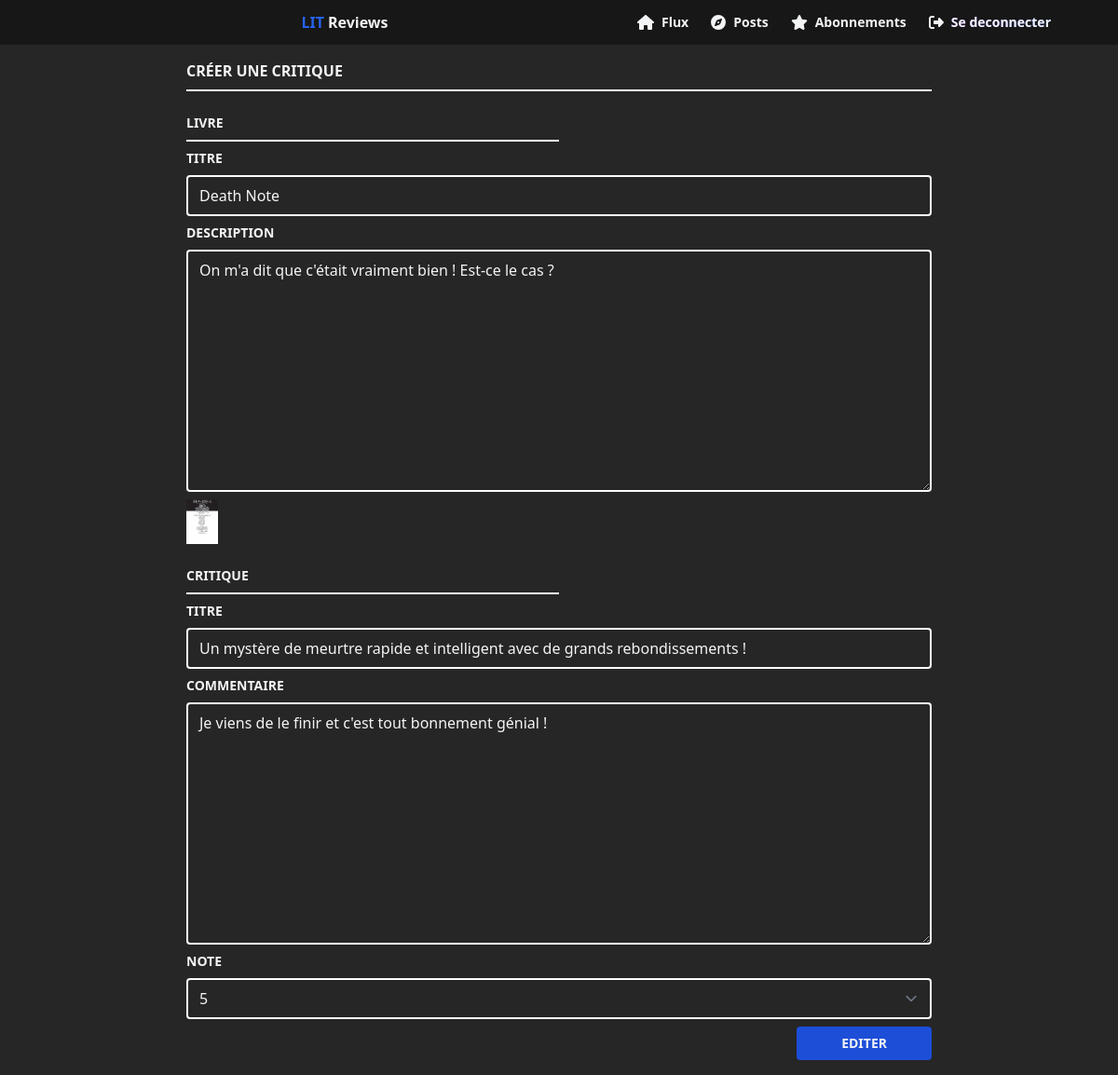
The page /create_review/7 (signed in) on the database its author committed.
### reviews/models/Ticket.py (models this page shows)
class Ticket(models.Model):
    title = models.CharField(max_length=128)
    description = models.TextField(max_length=2048)
    user = models.ForeignKey(
        to=settings.AUTH_USER_MODEL, on_delete=models.CASCADE, blank=True)
    image = models.ImageField(upload_to='images/', null=True, blank=True)
    time_created = models.DateTimeField(auto_now_add=True)

### reviews/models/Review.py (models this page shows)
class Review(models.Model):
    ticket = models.ForeignKey(
        to=Ticket, on_delete=models.CASCADE, related_name='review')
    rating = models.PositiveSmallIntegerField(
        validators=[MinValueValidator(0), MaxValueValidator(5)])
    headline = models.CharField(max_length=128)
    body = models.CharField(max_length=8192, blank=True)
    user = models.ForeignKey(
        to=settings.AUTH_USER_MODEL, on_delete=models.CASCADE)
    time_created = models.DateTimeField(auto_now_add=True)

### reviews/views/create_review.py (the view, shortened to what this page needs)
# urls.py: path('create_review', views.create_review_view, name='create_review'),
@login_required(login_url='/login')
def create_review_view(request, ticket_id=None, review_id=None):
    template = 'create_review.html'
    context = {}
    ticket = None
    if Ticket.objects.filter(id=ticket_id).exists():
        ticket = Ticket.objects.get(id=ticket_id)
        context['ticket'] = ticket
    if review_id:
        if not Review.objects.filter(id=review_id).exists():
            return redirect('index')
        review = Review.objects.get(id=review_id)
        if not review.user == request.user:
            return redirect('index')
        ticket = review.ticket
        context['review'] = review
        context['ticket'] = ticket
    return render(request, template, context)

### reviews/templates/create_review.html (shortened to what this page needs)
{% extends '_base.html' %} {% block content %} {% include '_navbar.html' %}
<div class="flex flex-col w-3/4 py-4 mx-auto md:w-2/3 gap-y-4">
  <div class="flex flex-col w-full gap-y-2">
    <h3 class="font-semibold uppercase">Créer une critique</h3>
    <div class="h-0.5 bg-white w-full"></div>
    <form
      method="post"
      class="flex flex-col gap-y-2"
      enctype="multipart/form-data"
    >
      <h3 class="mt-4 text-sm font-semibold uppercase">Livre</h3>
      <div class="h-0.5 bg-white w-1/2"></div>
      <label for="title" class="text-sm font-semibold uppercase">Titre</label>
      <input
        type="text"
        name="title"
        id="title"
        placeholder="Titre"
        required
        {% if ticket %}
        disabled
        {% endif %}
        value="{{ticket.title}}"
        class="w-full transition-all duration-300 bg-transparent border-2 border-white rounded hover:border-purple-500 focus:ring-0 focus:border-white peer"
      />
      <label for="description" class="text-sm font-semibold uppercase"
        >Description</label
      >
      <textarea
        name="description"
        id="description"
        cols="30"
        rows="10"
        required
        placeholder="Description"
        {% if ticket %}
        disabled
        {% endif %}
        class="w-full transition-all duration-300 bg-transparent border-2 border-white rounded hover:border-purple-500 focus:ring-0 focus:border-white peer"
      >
{{ticket.description}}</textarea
      >
      {% if not ticket %}
      <label for="image" class="text-sm font-semibold uppercase">Image</label>
      <input
        type="file"
        name="image"
        id="image"
        accept="image/*"
        class="px-4 py-1 transition-all duration-300 bg-transparent border-2 border-white rounded cursor-pointer disabled:cursor-default file:hidden w-min hover:border-purple-500 focus:ring-0 focus:border-white peer"
      />
      {% else %}
        <img src="{{ticket.image.url}}" class="object-contain h-12 w-min"/>
      {% endif %}
      <h3 class="mt-4 text-sm font-semibold uppercase">Critique</h3>
      <div class="h-0.5 bg-white w-1/2"></div>
      <label for="headline" class="text-sm font-semibold uppercase">Titre</label>
      <input
        type="text"
        name="headline"
        id="headline"
        placeholder="Titre"
        required
        value="{{review.headline}}"
        class="w-full transition-all duration-300 bg-transparent border-2 border-white rounded hover:border-purple-500 focus:ring-0 focus:border-white peer"
      />
      <label for="body" class="text-sm font-semibold uppercase"
        >Commentaire</label
      >
      <textarea
        name="body"
        id="body"
        cols="30"
        rows="10"
        required
        placeholder="Commentaire"
        class="w-full transition-all duration-300 bg-transparent border-2 border-white rounded hover:border-purple-500 focus:ring-0 focus:border-white peer"
      >{{review.body}}</textarea>
        <label for="rating" class="text-sm font-semibold uppercase">Note</label>
        <select
          name="rating"
          id="rating"
          required
          class="w-full transition-all duration-300 bg-transparent border-2 border-white rounded hover:border-purple-500 focus:ring-0 focus:border-white peer">
            <option {% if review.rating == 5 %}selected{% endif %} value="5">5</option>
        </select>
      <button
        class="flex items-center justify-center px-12 py-2 ml-auto text-sm font-semibold text-center uppercase transition-all duration-300 bg-blue-700 rounded w-max hover:bg-blue-500"
      >
        {% if review %}Editer{%else%}Créer{% endif %}
      </button>
    </form>
  </div>
</div>
{% endblock content %}

### rows shown on the page
Ticket: title "Death Note", description "On m'a dit que c'était vraiment bien ! Est-ce le cas ?", image (picture)
Review: headline "Un mystère de meurtre rapide et intelligent avec de grands rebondissements !", body "Je viens de le finir et c'est tout bonnement génial !", rating "5"
